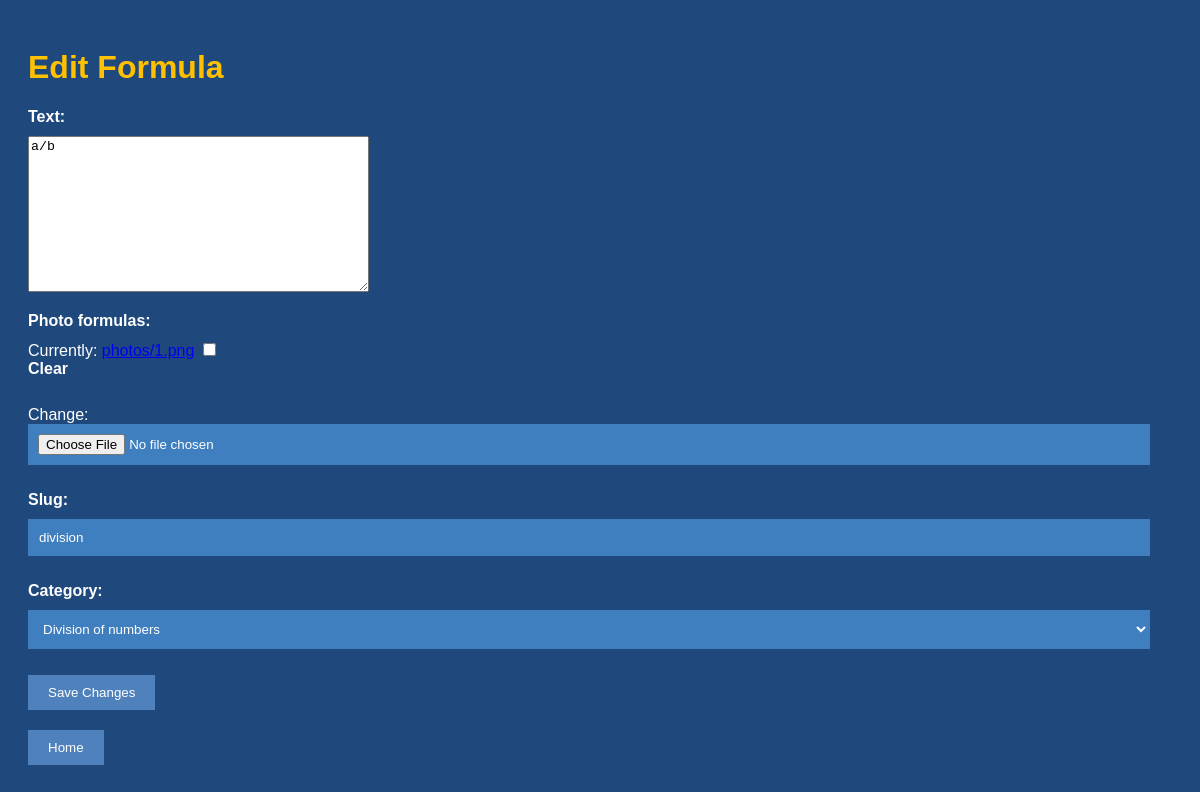
The page /edit/division/ on the database its author committed.
### formulas/models.py (models this page shows, shortened)
class Formula(models.Model):
    text = models.TextField()
    formulas = models.TextField(default='')
    photo_formulas = models.ImageField(upload_to='photos/', null=True, blank=True)
    slug = models.SlugField(unique=True)
    category = models.ForeignKey(Category, on_delete=models.SET_NULL, null=True, blank=True)

### formulas/views.py (the view)
# urls.py: path('edit/<slug:slug>/', views.edit_formula, name='edit_formula'),
def edit_formula(request, slug):
    formula = get_object_or_404(Formula, slug=slug)
    if request.method == 'POST':
        form = FormulaForm(request.POST, request.FILES, instance=formula)
        if form.is_valid():
            form.save()
            return redirect('home')
    else:
        form = FormulaForm(instance=formula)
    return render(request, 'formulas/edit_formula.html', {'form': form, 'formula': formula})

### formulas/forms.py
class FormulaForm(forms.ModelForm):
    class Meta:
        model = Formula
        fields = ['text', 'photo_formulas', 'slug', 'category']
    photo_formulas = forms.ImageField(required=False)
    category = forms.ModelChoiceField(queryset=Category.objects.all(), required=False)

### formulas/models.py (called while the page is built)
    def __str__(self):
        return self.name

### formulas/templates/formulas/edit_formula.html (shortened to what this page needs)
{% load static %}
<!DOCTYPE html>
<html lang="en">
<head>
  {% block css %}
    <link rel="stylesheet" href="{% static 'formulas/css/edit_formula-styles.css' %}">
  {% endblock %}
</head>
<body>
  <div class="formula-edit-container">
    <h1>Edit Formula</h1>
    <form method="post" enctype="multipart/form-data">
      {{ form.as_p }}
      <button type="submit">Save Changes</button>
    </form>
    <form method="get" action="{% url 'home' %}">
      <button type="submit" class="home_button">Home</button>
    </form>
  </div>
</body>
</html>

### formulas/static/formulas/css/edit_formula-styles.css (style rules this page uses)
body { background-color: #1F497D; font-family: Arial, sans-serif; color: white; padding: 20px; }
h1 { color: #FFC000; }
label { display: block; font-weight: bold; margin-bottom: 10px; }
input[type="text"], input[type="file"], select { width: calc(100% - 22px); padding: 10px; background-color: #3F7FBF; border: 1px solid #3F7FBF; color: white; margin-bottom: 10px; box-sizing: border-box; }
input[type="file"] { border: none; }
button[type="submit"] { display: inline-block; padding: 10px 20px; background-color: #4F81BD; color: white; border: none; cursor: pointer; transition: background-color 0.3s ease; }
.home_button { display: inline-block; padding: 10px 20px; background-color: #4F81BD; color: white; border: none; cursor: pointer; transition: background-color 0.3s ease; margin-top: 20px; }

### rows shown on the page
Formula: text "a/b", slug "division", category "Division of numbers"
